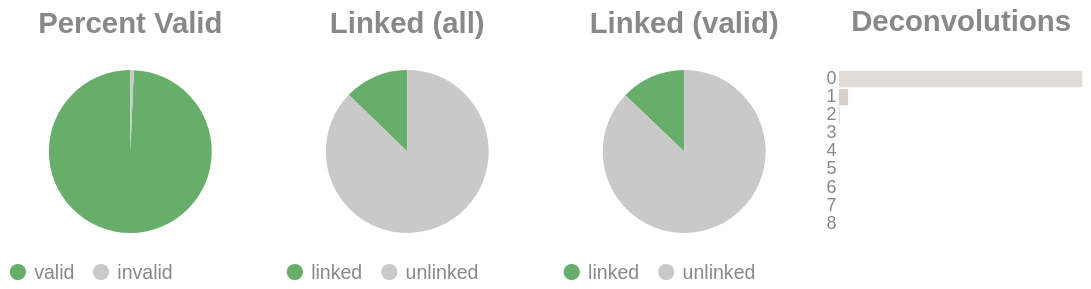

Write notebook code for a chart like this one.
### Code cell
if SKIPLR:
    pass
else:
    clash = Counter()
    for i in valids['molecule'].to_list():
        _mol = i.split("-")
        if len(_mol) == 1:
            clash.update('0')
        else:
            clash.update(_mol[-1])

    _d = {"deconvolutions": [], 'count': []}
    for k,v in clash.items():
        _d['deconvolutions'].append(k)
        _d['count'].append(v)

    tot_valid = valids['reads'].sum()
    mask = valids['reads'] >= 2
    n_linked_reads = valids.filter(mask)['reads'].sum()
    if n_linked_reads == 0:
        print_html("No linked molecules (>=2 reads) were detected; skipping linked-only distributions.")
        SKIPLR = True
    else:
        perc_valid = round(tot_valid / n_reads, 4)
        linked_perc_abs = round(n_linked_reads / n_reads, 4)
        linked_perc = round(n_linked_reads / tot_valid, 4)

    _valid = pl.DataFrame({"valids": ['valid', 'invalid'], "count": [tot_valid, n_reads - tot_valid]})
    _linked_abs = pl.DataFrame({"linked (absolute)": ['linked', 'unlinked'], "count": [n_linked_reads, n_reads - n_linked_reads]})
    _linked_rel = pl.DataFrame({"linked (valids)": ['linked', 'unlinked'], "count": [n_linked_reads, tot_valid - n_linked_reads]})

    (
        alt.hconcat(
            piechart(_valid, goodval = 'valid', title = "Percent Valid"),
            piechart(_linked_abs, goodval = "linked", title =  "Linked (all)"),
            piechart(_linked_rel, goodval = "linked", title =  "Linked (valid)"),
            convolutionbar(pl.DataFrame(_d), title = "Deconvolutions"),
            center = True,
            bounds = 'flush'
        )
        .resolve_scale(color='independent')
        .resolve_legend('independent')
        .properties(usermeta={'embedOptions': {"actions": False}})
    ).display()

### Figure 1 — Vega-Lite specification as saved in the notebook (floating-point values rounded to 4 significant figures)
{"width": "container", "height": 400, "config": {"title": {"anchor": "start", "dy": -15, "fontSize": 18, "color": "#888888", "subtitleColor": "#888888", "subtitleFontSize": 14}, "arc": {"fill": "#0072B2"}, "axis": {"domainColor": "#888888", "domainWidth": 0.5, "gridWidth": 0.2, "grid": false, "titleFontWeight": 400, "titleFontSize": 15, "labelFontSize": 11, "labelColor": "#888888", "tickColor": "#888888", "tickWidth": 0.2, "titleColor": "#888888"}, "axisBand": {"grid": false}, "axisX": {"grid": true, "tickSize": 10, "domainCap": "round"}, "axisY": {"domain": false, "grid": true, "tickSize": 0, "domainCap": "round"}, "background": "transparent", "header": {"labelFontSize": 15, "labelColor": "#888888", "titleFontSize": 15, "titleFontWeight": 600, "titleColor": "#888888"}, "legend": {"labelFont": "sans-serif", "labelFontSize": 12, "labelColor": "#888888", "symbolSize": 100, "symbolType": "circle", "titleFontSize": 12, "titlePadding": 10, "titleColor": "#888888", "title": null}, "range": {"category": ["#E69F00", "#56B4E9", "#009E73", "#F0E442", "#0072B2", "#D55E00", "#CC79A7", "#000000"], "diverging": ["#cfe8f3", "#a2d4ec", "#73bfe2", "#46abdb", "#1696d2", "#12719e"]}, "area": {"fill": "#0072B2", "fillOpacity": 0.7, "line": true, "strokeOpacity": 0.7}, "line": {"color": "#0072B2", "stroke": "#0072B2", "strokeWidth": 2}, "trail": {"color": "#0072B2", "stroke": "#0072B2", "strokeWidth": 0, "size": 1}, "point": {"filled": true, "fillOpacity": 1.0, "size": 95}, "text": {"color": "#888888", "fontSize": 11, "align": "right", "fontWeight": 400, "size": 11}, "bar": {"fill": "#0072B2", "stroke": null}, "view": {"stroke": null, "continuousWidth": 660, "continuousHeight": 400}}, "hconcat": [{"data": {"name": "data-2aa5ceba7c70f5f5cd431191bca9a35c"}, "mark": {"type": "arc"}, "encoding": {"color": {"field": "valids", "legend": {"orient": "bottom", "title": null}, "scale": {"domain": ["valid", "invalid"], "range": ["#68ae6b", "#C9C9C9"]}, "title": "Valids", "type": "nominal"}, "theta": {"field": "count", "type": "quantitative"}, "tooltip": [{"field": "valids", "title": "Valids", "type": "ordinal"}, {"field": "percent", "format": ".2%", "title": "Percent", "type": "quantitative"}, {"field": "count", "title": "Count", "type": "quantitative"}]}, "height": 100, "title": {"text": "Percent Valid", "align": "center", "anchor": "middle"}, "transform": [{"calculate": "datum.count / 5602742", "as": "percent"}], "width": 150}, {"data": {"name": "data-ad075199eb2dcc219229d0bb1567daaa"}, "mark": {"type": "arc"}, "encoding": {"color": {"field": "linked (absolute)", "legend": {"orient": "bottom", "title": null}, "scale": {"domain": ["linked", "unlinked"], "range": ["#68ae6b", "#C9C9C9"]}, "title": "Linked (Absolute)", "type": "nominal"}, "theta": {"field": "count", "type": "quantitative"}, "tooltip": [{"field": "linked (absolute)", "title": "Linked (Absolute)", "type": "ordinal"}, {"field": "percent", "format": ".2%", "title": "Percent", "type": "quantitative"}, {"field": "count", "title": "Count", "type": "quantitative"}]}, "height": 100, "title": {"text": "Linked (all)", "align": "center", "anchor": "middle"}, "transform": [{"calculate": "datum.count / 5602742", "as": "percent"}], "width": 150}, {"data": {"name": "data-96bdf4746578613f569b0b0ad5c6e852"}, "mark": {"type": "arc"}, "encoding": {"color": {"field": "linked (valids)", "legend": {"orient": "bottom", "title": null}, "scale": {"domain": ["linked", "unlinked"], "range": ["#68ae6b", "#C9C9C9"]}, "title": "Linked (Valids)", "type": "nominal"}, "theta": {"field": "count", "type": "quantitative"}, "tooltip": [{"field": "linked (valids)", "title": "Linked (Valids)", "type": "ordinal"}, {"field": "percent", "format": ".2%", "title": "Percent", "type": "quantitative"}, {"field": "count", "title": "Count", "type": "quantitative"}]}, "height": 100, "title": {"text": "Linked (valid)", "align": "center", "anchor": "middle"}, "transform": [{"calculate": "datum.count / 5563504", "as": "percent"}], "width": 150}, {"data": {"name": "data-79662620abf15b58e2dd9724d3481b12"}, "mark": {"type": "bar"}, "encoding": {"color": {"field": "deconvolutions", "legend": null, "scale": {"scheme": "lightgreyred"}, "type": "nominal"}, "tooltip": [{"field": "deconvolutions", "title": "Deconvolutions", "type": "ordinal"}, {"field": "percent", "format": ".2%", "title": "Percent", "type": "quantitative"}, {"field": "count", "title": "Count", "type": "quantitative"}], "x": {"axis": null, "field": "count", "type": "quantitative"}, "y": {"field": "deconvolutions", "sort": "ascending", "title": null, "type": "nominal"}}, "height": 100, "title": {"text": "Deconvolutions", "align": "center", "anchor": "middle"}, "transform": [{"calculate": "datum.count / 5178603", "as": "percent"}], "width": 150}], "bounds": "flush", "center": true, "resolve": {"legend": {"angle": "independent"}, "scale": {"color": "independent"}}, "usermeta": {"embedOptions": {"actions": false}}, "$schema": "https://vega.github.io/schema/vega-lite/v6.1.0.json", "datasets": {"data-2aa5ceba7c70f5f5cd431191bca9a35c": [{"valids": "valid", "count": 5563504}, {"valids": "invalid", "count": 39238}], "data-ad075199eb2dcc219229d0bb1567daaa": [{"linked (absolute)": "linked", "count": 714752}, {"linked (absolute)": "unlinked", "count": 4887990}], "data-96bdf4746578613f569b0b0ad5c6e852": [{"linked (valids)": "linked", "count": 714752}, {"linked (valids)": "unlinked", "count": 4848752}], "data-79662620abf15b58e2dd9724d3481b12": [{"deconvolutions": "0", "count": 4978529}, {"deconvolutions": "1", "count": 186864}, {"deconvolutions": "2", "count": 12053}, {"deconvolutions": "3", "count": 1034}, {"deconvolutions": "4", "count": 102}, {"deconvolutions": "5", "count": 15}, {"deconvolutions": "6", "count": 4}, {"deconvolutions": "7", "count": 1}, {"deconvolutions": "8", "count": 1}]}}
